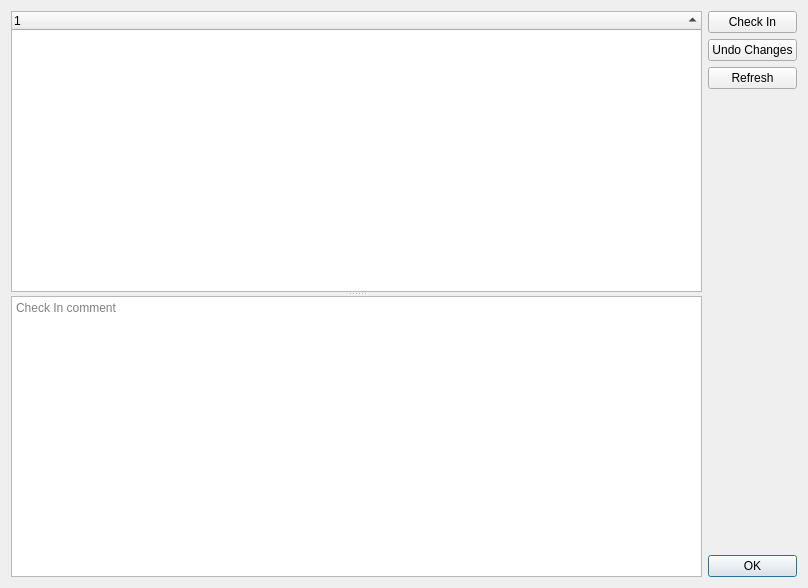
<?xml version="1.0" encoding="UTF-8"?>
<ui version="4.0">
 <class>EquipmentVcsDialog</class>
 <widget class="QDialog" name="EquipmentVcsDialog">
  <property name="geometry">
   <rect>
    <x>0</x>
    <y>0</y>
    <width>808</width>
    <height>588</height>
   </rect>
  </property>
  <property name="windowTitle">
   <string>Equipment Pending Changes</string>
  </property>
  <property name="modal">
   <bool>true</bool>
  </property>
  <layout class="QHBoxLayout" name="horizontalLayout" stretch="1,0">
   <item>
    <widget class="QSplitter" name="splitter">
     <property name="orientation">
      <enum>Qt::Vertical</enum>
     </property>
     <property name="childrenCollapsible">
      <bool>false</bool>
     </property>
     <widget class="QTreeWidget" name="m_treeWidget">
      <property name="uniformRowHeights">
       <bool>true</bool>
      </property>
      <property name="sortingEnabled">
       <bool>true</bool>
      </property>
      <attribute name="headerShowSortIndicator" stdset="0">
       <bool>true</bool>
      </attribute>
      <column>
       <property name="text">
        <string notr="true">1</string>
       </property>
      </column>
     </widget>
     <widget class="QPlainTextEdit" name="m_comment">
      <property name="documentTitle">
       <string extracomment="Check In comment">Check In comment</string>
      </property>
      <property name="undoRedoEnabled">
       <bool>true</bool>
      </property>
      <property name="placeholderText">
       <string>Check In comment</string>
      </property>
     </widget>
    </widget>
   </item>
   <item>
    <layout class="QVBoxLayout" name="verticalLayout">
     <item>
      <widget class="QPushButton" name="m_checkIn">
       <property name="text">
        <string>Check In</string>
       </property>
      </widget>
     </item>
     <item>
      <widget class="QPushButton" name="m_undo">
       <property name="text">
        <string>Undo Changes</string>
       </property>
      </widget>
     </item>
     <item>
      <widget class="QPushButton" name="m_refresh">
       <property name="text">
        <string>Refresh</string>
       </property>
      </widget>
     </item>
     <item>
      <spacer name="verticalSpacer">
       <property name="orientation">
        <enum>Qt::Vertical</enum>
       </property>
       <property name="sizeHint" stdset="0">
        <size>
         <width>20</width>
         <height>40</height>
        </size>
       </property>
      </spacer>
     </item>
     <item>
      <widget class="QPushButton" name="m_ok">
       <property name="text">
        <string>OK</string>
       </property>
       <property name="default">
        <bool>true</bool>
       </property>
       <property name="flat">
        <bool>false</bool>
       </property>
      </widget>
     </item>
    </layout>
   </item>
  </layout>
 </widget>
 <tabstops>
  <tabstop>m_comment</tabstop>
  <tabstop>m_checkIn</tabstop>
  <tabstop>m_undo</tabstop>
  <tabstop>m_refresh</tabstop>
  <tabstop>m_ok</tabstop>
 </tabstops>
 <resources/>
 <connections/>
</ui>
